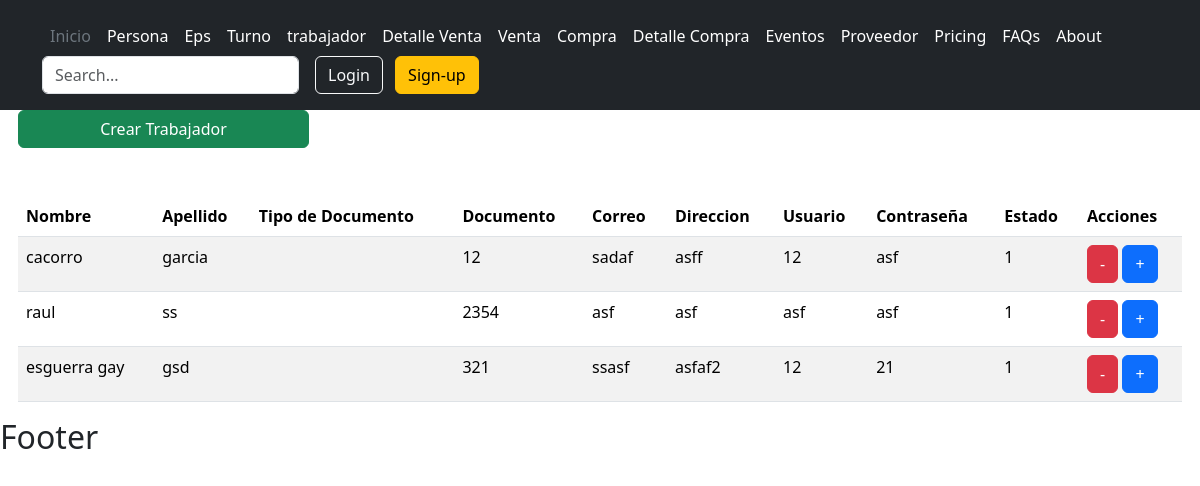
Page /usuarios/trabajador/ on the earlier database version.
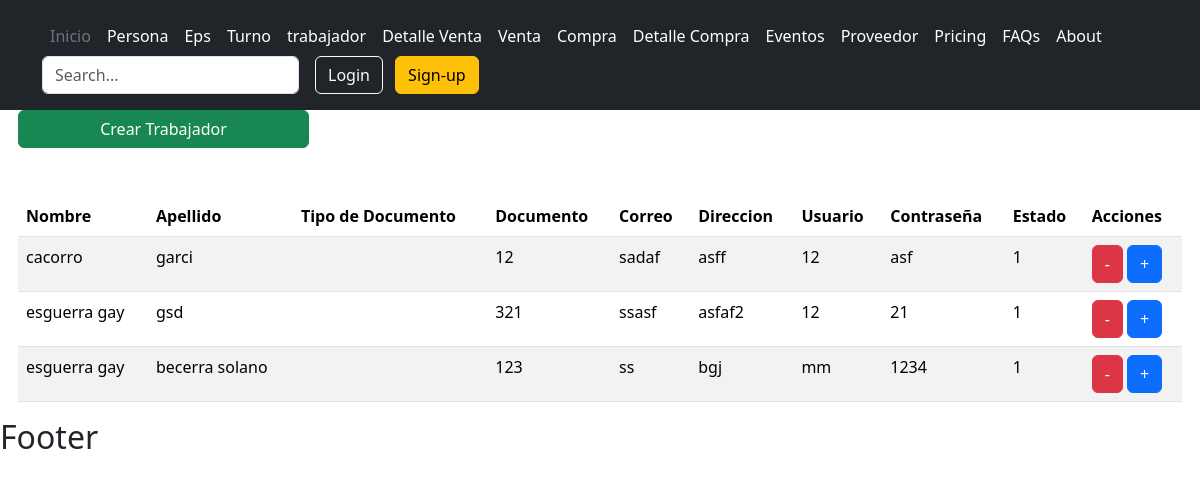
Same page on the later database version.
### usuario/models.py (models this page shows)
class Trabajador(models.Model):
    nombre= models.CharField(max_length=45,verbose_name="Nombre:")
    apellido= models.CharField(max_length=45,verbose_name="Apellido:")
    documento=models.IntegerField(max_length=10,verbose_name="Documento:")
    telefono=models.CharField(max_length=10,verbose_name="Telefono")
    correo=models.CharField(max_length=45,verbose_name="Correo electronico:")
    direccion=models.CharField(max_length=45,verbose_name="Dirección:")
    usuario=models.CharField(max_length=45,verbose_name="Usuario:")
    contrasena=models.CharField(max_length=45,verbose_name="Contraseña:")
    class Estado(models.TextChoices):
        ACTIVO='1',_("Activo")
        INACTIVO='0',_("Inactivo")
    estado=models.CharField(max_length=1,choices=Estado.choices,default=Estado.ACTIVO,verbose_name="Estado")

### usuario/views.py (the view)
# urls.py: path('trabajador/', trabajador_listar, name="trabajador" ),
def trabajador_listar(request):
    titulo="Trabajador"
    tra= Trabajador.objects.all()
    context={
        "titulo":titulo,
        "tra":tra
    }
    return render(request,"usuarios/trabajador/listar.html", context)

### base/templates/usuarios/trabajador/listar.html
{% extends 'partials/body.html' %}
{% block contenido %}
<a href="{% url 'trabajador-crear' %}" class="btn btn-success w-25"
  >Crear {{titulo}}</a
>
<table class="table table-striped table-hover">
  <thead>
    <tr>
      <th>Nombre</th>
      <th>Apellido</th>
      <th>Tipo de Documento</th>
      <th>Documento</th>
      <th>Correo</th>
      <th>Direccion</th>
      <th>Usuario</th>
      <th>Contraseña</th>
      <th>Estado</th>
      <th>Acciones</th>
    </tr>
  </thead>
  <tbody>
    {% for trabajador in tra %} {% if trabajador.estado != "0" %}
    <tr>
      <td>{{trabajador.nombre}}</td>
      <td>{{trabajador.apellido}}</td>
      <td>{{trabajador.get_tipo_documento_display}}</td>
      <td>{{trabajador.documento}}</td>
      <td>{{trabajador.correo}}</td>
      <td>{{trabajador.direccion}}</td>
      <td>{{trabajador.usuario}}</td>
      <td>{{trabajador.contrasena}}</td>
      <td>{{trabajador.estado}}</td>
      <td>
        <a
          class="btn btn-danger"
          href="{% url 'trabajador-eliminar' trabajador.id %}"
          >-</a
        >
        <a
          class="btn btn-primary"
          href="{% url 'trabajador-modificar' trabajador.id %}"
          >+</a
        >
      </td>
    </tr>
    {% endif %} {% endfor %}
  </tbody>
</table>
{% endblock contenido %}

Differences in the rows shown:
no longer on this page (row edited): Trabajador: nombre "raul", apellido "ss", documento "2354", correo "asf", direccion "asf", usuario "asf", contrasena "asf", estado "1"
changed Trabajador "cacorro": apellido "garcia" → "garci"
added Trabajador: nombre "esguerra gay", apellido "becerra solano", documento "123", correo "ss", direccion "bgj", usuario "mm", contrasena "1234", estado "1"
